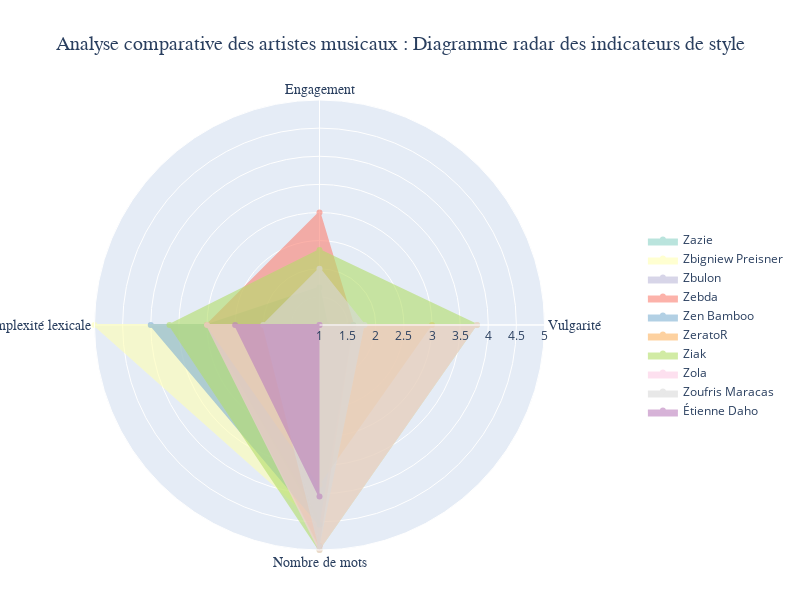

The notebook cell this image was saved under:
### Markdown cell above
## 📈 Visualisation

La bibliothèque principale utilisée est Plotly, qui est idéale pour créer des visualisations de données interactives et dynamiques. Le diagramme radar choisi permet de comparer les artistes sur plusieurs critères de style de manière claire et visuelle. Cela convient parfaitement pour une analyse comparative des caractéristiques des artistes musicaux.

### Code cell
import pandas as pd
import duckdb as ddb
import pandas as pd
import plotly.graph_objects as go
import plotly.express as px
from plotly.subplots import make_subplots

# Préparation des données
df_artiste = df.groupby('artiste')[['vulgarite_moy', 'engagement_moy', 'complexite_lexicale_moy', 'nombre_mots_moy']].mean().reset_index()

# Normalisation des valeurs entre 1 et 5
for col in ['vulgarite_moy', 'engagement_moy', 'complexite_lexicale_moy', 'nombre_mots_moy']:
    df_artiste[col] = ((df_artiste[col] - df_artiste[col].min()) / (df_artiste[col].max() - df_artiste[col].min())) * 4 + 1

categories = ['Vulgarité', 'Engagement', 'Complexité lexicale', 'Nombre de mots']
max_artists = 10

# Sélection des artistes avec les plus d'observations
top_artists = df['artiste'].value_counts().nlargest(max_artists).index
df_filtered = df_artiste[df_artiste['artiste'].isin(top_artists)]

# Création du diagramme radar interactif
colors = px.colors.qualitative.Set3

dataviz = go.Figure()

for idx, artiste in enumerate(df_filtered['artiste']):
    values = df_filtered[df_filtered['artiste'] == artiste][['vulgarite_moy', 'engagement_moy', 'complexite_lexicale_moy', 'nombre_mots_moy']].values.flatten()
    
    dataviz.add_trace(go.Scatterpolar(
        r=values,
        theta=categories,
        fill='toself',
        name=artiste,
        line_color=colors[idx % len(colors)],
        fillcolor=colors[idx % len(colors)],
        opacity=0.6,
        hovertemplate='<b>%{fullData.name}</b><br>' +
                      '%{theta}: %{r:.2f}<br>' +
                      '<extra></extra>'
    ))

dataviz.update_layout(
    title=dict(
        text="Analyse comparative des artistes musicaux : Diagramme radar des indicateurs de style",
        x=0.5,
        font=dict(size=20, family="Arial Black")
    ),
    polar=dict(
        radialaxis=dict(
            visible=True,
            range=[1, 5],
            tickfont=dict(size=12)
        ),
        angularaxis=dict(
            tickfont=dict(size=14, family="Arial Black")
        )
    ),
    showlegend=True,
    legend=dict(
        x=1.1,
        y=0.5,
        font=dict(size=12)
    ),
    margin=dict(l=50, r=150, t=100, b=50),
    width=800,
    height=600
)

# Ajout d'annotation interactive
dataviz.update_annotations()
dataviz

### Figure 1 — Plotly figure (JSON) as saved in the notebook; plotly's stock layout.template omitted (floating-point values rounded to 4 significant figures)
{"data": [{"fill": "toself", "fillcolor": "rgb(141,211,199)", "hovertemplate": "<b>%{fullData.name}</b><br>%{theta}: %{r:.2f}<br><extra></extra>", "line": {"color": "rgb(141,211,199)"}, "name": "Zazie", "opacity": 0.6, "r": [1.133, 1.667, 3.0, 4.5], "theta": ["Vulgarité", "Engagement", "Complexité lexicale", "Nombre de mots"], "type": "scatterpolar"}, {"fill": "toself", "fillcolor": "rgb(255,255,179)", "hovertemplate": "<b>%{fullData.name}</b><br>%{theta}: %{r:.2f}<br><extra></extra>", "line": {"color": "rgb(255,255,179)"}, "name": "Zbigniew Preisner", "opacity": 0.6, "r": [1.0, 1.0, 5.0, 4.561], "theta": ["Vulgarité", "Engagement", "Complexité lexicale", "Nombre de mots"], "type": "scatterpolar"}, {"fill": "toself", "fillcolor": "rgb(190,186,218)", "hovertemplate": "<b>%{fullData.name}</b><br>%{theta}: %{r:.2f}<br><extra></extra>", "line": {"color": "rgb(190,186,218)"}, "name": "Zbulon", "opacity": 0.6, "r": [1.533, 1.0, 3.0, 4.404], "theta": ["Vulgarité", "Engagement", "Complexité lexicale", "Nombre de mots"], "type": "scatterpolar"}, {"fill": "toself", "fillcolor": "rgb(251,128,114)", "hovertemplate": "<b>%{fullData.name}</b><br>%{theta}: %{r:.2f}<br><extra></extra>", "line": {"color": "rgb(251,128,114)"}, "name": "Zebda", "opacity": 0.6, "r": [1.6, 3.0, 3.0, 4.927], "theta": ["Vulgarité", "Engagement", "Complexité lexicale", "Nombre de mots"], "type": "scatterpolar"}, {"fill": "toself", "fillcolor": "rgb(128,177,211)", "hovertemplate": "<b>%{fullData.name}</b><br>%{theta}: %{r:.2f}<br><extra></extra>", "line": {"color": "rgb(128,177,211)"}, "name": "Zen Bamboo", "opacity": 0.6, "r": [1.6, 1.0, 4.0, 4.553], "theta": ["Vulgarité", "Engagement", "Complexité lexicale", "Nombre de mots"], "type": "scatterpolar"}, {"fill": "toself", "fillcolor": "rgb(253,180,98)", "hovertemplate": "<b>%{fullData.name}</b><br>%{theta}: %{r:.2f}<br><extra></extra>", "line": {"color": "rgb(253,180,98)"}, "name": "ZeratoR", "opacity": 0.6, "r": [3.0, 1.0, 3.0, 3.842], "theta": ["Vulgarité", "Engagement", "Complexité lexicale", "Nombre de mots"], "type": "scatterpolar"}, {"fill": "toself", "fillcolor": "rgb(179,222,105)", "hovertemplate": "<b>%{fullData.name}</b><br>%{theta}: %{r:.2f}<br><extra></extra>", "line": {"color": "rgb(179,222,105)"}, "name": "Ziak", "opacity": 0.6, "r": [3.8, 2.333, 3.667, 5.0], "theta": ["Vulgarité", "Engagement", "Complexité lexicale", "Nombre de mots"], "type": "scatterpolar"}, {"fill": "toself", "fillcolor": "rgb(252,205,229)", "hovertemplate": "<b>%{fullData.name}</b><br>%{theta}: %{r:.2f}<br><extra></extra>", "line": {"color": "rgb(252,205,229)"}, "name": "Zola", "opacity": 0.6, "r": [3.8, 1.0, 3.0, 5.0], "theta": ["Vulgarité", "Engagement", "Complexité lexicale", "Nombre de mots"], "type": "scatterpolar"}, {"fill": "toself", "fillcolor": "rgb(217,217,217)", "hovertemplate": "<b>%{fullData.name}</b><br>%{theta}: %{r:.2f}<br><extra></extra>", "line": {"color": "rgb(217,217,217)"}, "name": "Zoufris Maracas", "opacity": 0.6, "r": [1.8, 2.0, 2.0, 4.939], "theta": ["Vulgarité", "Engagement", "Complexité lexicale", "Nombre de mots"], "type": "scatterpolar"}, {"fill": "toself", "fillcolor": "rgb(188,128,189)", "hovertemplate": "<b>%{fullData.name}</b><br>%{theta}: %{r:.2f}<br><extra></extra>", "line": {"color": "rgb(188,128,189)"}, "name": "Étienne Daho", "opacity": 0.6, "r": [1.0, 1.0, 2.5, 4.048], "theta": ["Vulgarité", "Engagement", "Complexité lexicale", "Nombre de mots"], "type": "scatterpolar"}], "layout": {"height": 600, "legend": {"font": {"size": 12}, "x": 1.1, "y": 0.5}, "margin": {"b": 50, "l": 50, "r": 150, "t": 100}, "polar": {"angularaxis": {"tickfont": {"family": "Arial Black", "size": 14}}, "radialaxis": {"range": [1, 5], "tickfont": {"size": 12}, "visible": true}}, "showlegend": true, "title": {"font": {"family": "Arial Black", "size": 20}, "text": "Analyse comparative des artistes musicaux : Diagramme radar des indicateurs de style", "x": 0.5}, "width": 800}}
